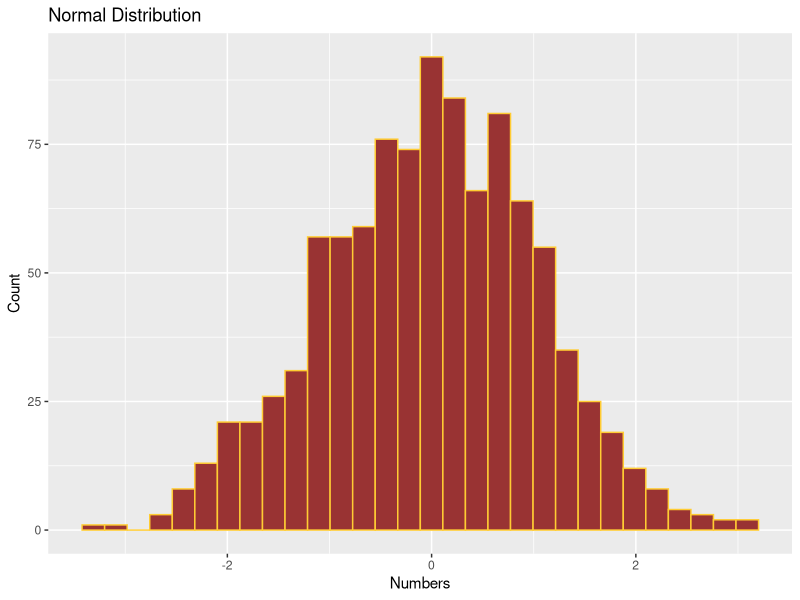
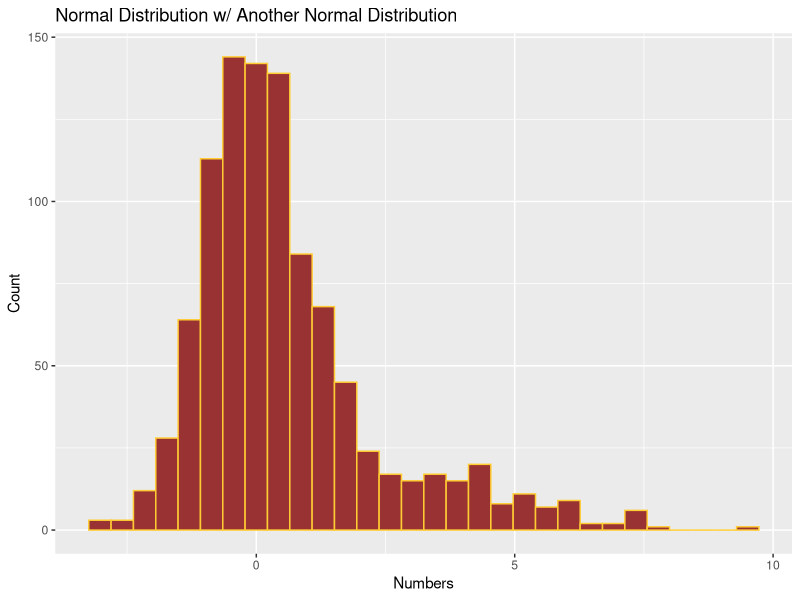
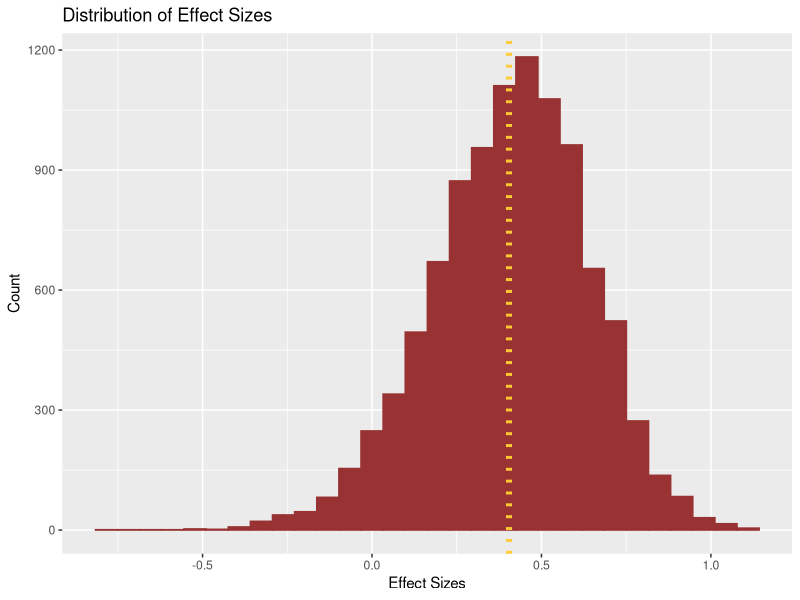

R code for these plots, in order:
## ---- chunk 1
set.seed(101)
library(ggplot2)
knitr::opts_chunk$set(echo = TRUE)
## ---- chunk 2
R <- 10000

classroom <- function(x) {
  before <- rnorm(20, 0, 1)
  
  after1 <- rnorm((1-x)*20, 0, 1)
  after2 <- rnorm(x*20, 3, 2)
  after <- c(after1, after2)
  
  # Effect size
  return((mean(after) - mean(before)) / sd(c(before, after)))
}
## ---- chunk 3
after1 <- rnorm((1-0.2)*1000, 0, 1)
after2 <- rnorm(0.2*1000, 3, 2)
after <- c(after1, after2)

df2 <- data.frame(after)

before <- rnorm(1000, 0, 1)

df3 <- data.frame(before)
## ---- chunk 4
ggplot(data=df3, aes(x=before)) + geom_histogram(color="#FFCC33", fill = "#993333") + labs(title="Normal Distribution",x="Numbers", y = "Count")
## ---- chunk 5
ggplot(data=df2, aes(x=after)) + geom_histogram(color="#FFCC33", fill = "#993333") + labs(title="Normal Distribution w/ Another Normal Distribution",x="Numbers", y = "Count")
## ---- chunk 6
compd <- replicate(R, classroom(0.2))
t.test(compd)
df <- data.frame(compd)
## ---- chunk 7
ggplot(data=df, aes(x=compd)) + geom_histogram(color="#993333", fill = "#993333") + geom_vline(xintercept = 0.3996703, linetype="dotted", color = "#FFCC33", size=1) + geom_vline(xintercept = 0.4087917, linetype="dotted", color = "#FFCC33", size=1)+
  labs(title="Distribution of Effect Sizes",x="Effect Sizes", y = "Count")
